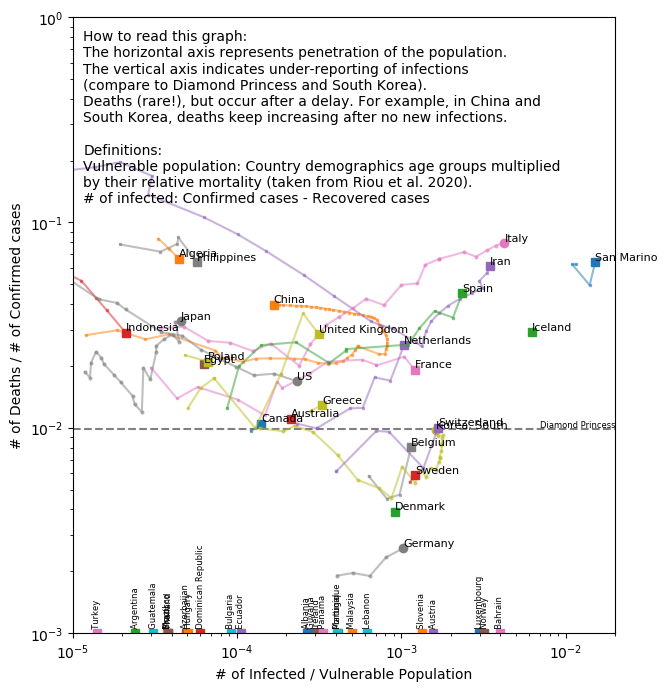

The Python source for this figure:
import numpy as np
import matplotlib.pyplot as plt
import pandas
import os
from datetime import datetime, timedelta
from adjustText import adjust_text
from numpy import log, exp
import urllib
import locale

locale.setlocale(locale.LC_ALL, "en_US.utf8")

print("loading COVID-19 data...")
f1 = 'time_series_covid19_confirmed_global.csv'
f2 = 'time_series_covid19_deaths_global.csv'
#f3 = 'time_series_19-covid-Recovered.csv'
d1 = pandas.read_csv(f1)
d2 = pandas.read_csv(f2)
#d3 = pandas.read_csv(f3)
d1 = d1.groupby('Country/Region').sum()
d2 = d2.groupby('Country/Region').sum()
#d3 = d3.groupby('Country/Region').sum()

country_name_replacement = {
	"United Arab Emirates": "",
	"Venezuela":"Venezuela (Bolivarian Republic of)",
	"United Kingdom":'United Kingdom of Great Britain and Northern Ireland', 
	"US":'United States of America',
	"Vietnam":'Viet Nam',
	"Brunei": 'Brunei Darussalam',
	"Bolivia": 'Bolivia (Plurinational State of)',
	'Curacao': 'Curaçao',
	'Iran':'Iran (Islamic Republic of)',
	'Russia': 'Russian Federation',
	'Korea, South': 'Republic of Korea',
}
country_briefname_replacement = {
	'Iran (Islamic Republic of)':'Iran',
	'United Kingdom':'UK',
	'Korea, South': 'South Korea',
	'Republic of Korea': 'South Korea',
}
country_stringency_replacement = {
	"US":'United States',
}

agegroups = [
 ['0 - 4', '5 - 9', '10 - 14',  '15 - 19'],
 ['20 - 24', '25 - 29'],
 ['30 - 34',  '35 - 39'],
 ['40 - 44',  '45 - 49'],
 ['50 - 54',  '55 - 59'],
 ['60 - 64',  '65 - 69'],
 ['70 - 74',  '75 - 79'],
 ['80 - 84', '85 - 89', '90 - 94', '95 - 99', '100 - 104', '105 - 109', '110 +'],
]
agegroups_age = np.array([20, 30, 40, 50, 60, 70, 80, 80])

# approximation to Riou+20 paper
agegroups_mortality = 0.4 * (np.exp(-((80. - agegroups_age) / 15)**1.6))

"""
plt.plot(agegroups_age, agegroups_mortality)
plt.xlabel('Age group')
plt.ylabel('Mortality')
plt.savefig('agegroups_mortality.png', bbox_inches='tight')
plt.close()
"""

print("loading population data...")
pop = pandas.concat([
	pandas.read_csv('UNdata/UNdata_Export_20200316_150200133.csv.gz'),
	pandas.read_csv('UNdata/UNdata_Export_20200316_150838749.csv.gz'),
	pandas.read_csv('UNdata/UNdata_Export_20200316_151648629.csv.gz'),
	pandas.read_csv('UNdata/UNdata_Export_20200316_152402097.csv.gz'),
	])

beds = pandas.read_csv('UNdata/UNdata_Export_hospitalbeds.csv')

stringency = pandas.read_csv('stringency.csv')

prop_cycle = plt.rcParams['axes.prop_cycle']
colors = prop_cycle.by_key()['color'] * 100

marked_countries = ['Japan', 'China', 'South Korea', 'US', 'Iran', 'Italy', 'Spain', 'France', 'UK', 'Germany']
#marked_countries = ['US', 'Germany', 'Japan', 'Italy', 'Korea, South', 'Iran']
#marked_countries_colors = {'US':'red', 'Japan':'brown', 'Italy':'green', 
#	'Korea, South':'black', 'Iran':'blue', 'France':'lime', 'China':'pink',
#	'Spain':''}
marked_countries_colors = {c:colors.pop(0) for c in marked_countries}

#print("countries:", sorted(set(pop["Country or Area"])))

a = plt.figure(figsize=(6, 7))
ax = a.gca()
b = plt.figure(figsize=(6, 7))
bx = b.gca()
c = plt.figure(figsize=(6, 10))
cx = c.gca()
s = plt.figure(figsize=(10, 10))
sx = s.gca()

use_all_countries = os.environ.get('COUNTRIES', 'all') == 'all'
atexts = []
btexts = []
ctexts = []
stexts = []
capacities = []
predictions = []
#min_dead = 4
min_series = 10
min_series = 7

dates = [datetime.strptime(c, "%m/%d/%y").date() for c in d1.columns[2:]]

print("per-country extraction:")
print()
print("%20s %4s %6s %14s %s" % ("Country", "Beds", "Deaths", "Population", "Vulnerable fraction"))
#for rows1, rows2 in zip(open(f1), open(f2)):
for (i, row1), (_, row2) in zip(d1.iterrows(), d2.iterrows()):
	
	# get date strings
	timeseries_dates = row1.index[2:]
	
	timeseries_reported = np.array(row1[2:], dtype=int)
	timeseries_dead = np.array(row2[2:], dtype=int)
	#timeseries_recovered = np.array(row3[2:], dtype=int)
	
	# assume that old reported cases have recovered after 14 days
	#   subtract dead, as they obviously did not recover
	timeseries_recovered = timeseries_reported * 0 + timeseries_reported[-14] - timeseries_dead[-1]
	timeseries_recovered[14:] = timeseries_reported[:-14] - timeseries_dead[14:]
	timeseries_recovered[timeseries_recovered < 0] = 0
	
	delta_dead = timeseries_dead[7:] - timeseries_dead[:-7]
	total_dead = timeseries_dead[7:]
	delta_reported = timeseries_reported[7:] - timeseries_reported[:-7]
	total_reported = timeseries_reported[7:]
	
	country = row1.name
	pop_country = pop[pop["Country or Area"] == country_name_replacement.get(row1.name, row1.name)]
	if len(pop_country) == 0: # or pop_country.Year.dtype.char == 'O':
		print("skipping", country, "no population data")
		continue
	beds_country = beds[beds["Country or Area"] == country_name_replacement.get(row1.name, row1.name)]
	year = pandas.to_numeric(beds_country["Year(s)"])
	# from "number of beds per 10000 people" compute "number of beds per person":
	beds_recent = np.array(beds_country.Value[year == year.max()]) / 10000
	if len(beds_recent) == 0:
		beds_recent = 0
		#print("skipping", country, "no bed data")
		continue
	else:
		beds_recent = beds_recent[0]

	#if country not in ['US', 'Germany', 'Japan', 'Italy', 'Korea, South']:
	#	continue
	country_brief = country_briefname_replacement.get(country, country)
	
	year = pandas.to_numeric(pop_country.Year)
	country_recent = pop_country[year == year.max()]
	# total number of people in each age group
	num_people = [country_recent[country_recent.Age.isin(ages)].Value.sum()
		for ages in agegroups]
	# corrected for vulnerability
	vulnerable_number = np.array(num_people) * agegroups_mortality
	# number of hospital beds available in the country
	beds_total = beds_recent * sum(num_people)
	# corrected for vulnerability of the population
	capacity = beds_total * sum(vulnerable_number) / sum(num_people)

	# look up stringency time series
	stringency_country = stringency[stringency.CountryName == row1.name]
	for translator in country_stringency_replacement, country_name_replacement, country_briefname_replacement:
		if len(stringency_country) == 0:
			stringency_country = stringency[stringency.CountryName == translator.get(row1.name, row1.name)]
	
	has_stringency_data = len(stringency_country) > 0
	if has_stringency_data:
		#print(i, "mdystr:", mdystr)
		timeseries_stringency = []
		for v in timeseries_dates:
			mask = np.array([v == '%d/%d/%d' % ((d//100)%100, d%100, (d//10000 % 100)) for d in stringency_country.Date])
			#print(stringency_country.Date[mask], v)
			if mask.sum() == 1:
				timeseries_stringency.append(stringency_country.StringencyIndex[mask].iloc[0])
			else:
				timeseries_stringency.append(np.nan)
			
		timeseries_stringency = np.array(timeseries_stringency)
		if not np.isfinite(timeseries_stringency).any():
			print("  no valid stringency data for %s" % i)
	else:
		print("  no stringency data for %s" % i)
	
	print("%20s %6d %6d %14d %.2f%%" % (country, beds_recent * 100000, max(timeseries_dead), 
		sum(num_people), sum(vulnerable_number) * 100 / sum(num_people)))
	#print("%20s %9d" % (country, beds_recent * sum(vulnerable_number)))
	#capacities.append("| %20s | %9d |" % (country, beds_recent * sum(vulnerable_number)))
	
	if beds_recent > 0 and sum(vulnerable_number) > 100000:
		capacities.append(((timeseries_reported - timeseries_recovered)[-1] / capacity, country_brief, capacity))
		
		if country_brief in marked_countries_colors or use_all_countries:
			plt.figure()
			plt.title(country)
			smoothed_new_cases = scipy.signal.convolve(timeseries_reported[1:] - timeseries_reported[:-1], np.ones(21))
			
			plt.plot(timeseries_reported - timeseries_recovered, 'o-')
			lo, hi = 0, len(timeseries_reported) + 21
			x = np.arange(len(timeseries_reported) - 7, hi)
			with np.errstate(invalid='ignore'):
				logy_data = log(timeseries_reported - timeseries_recovered + 0.01)
			i0 = len(timeseries_reported) - 1
			x0 = i0
			logy0 = logy_data[i0]
			
			logload = logy_data[-4:][::-1]
			
			if (timeseries_reported - timeseries_recovered >= capacity).any():
				# already passed limit once
				xmid = np.where(timeseries_reported - timeseries_recovered >= capacity)[0].min()
				predictions.append((xmid, xmid, xmid, country_brief))
			elif (logload > 0).all():
				plt.text(x0, exp(logy0), dates[-1], ha='right', va='bottom')
				logloadmid = -np.median(logload[1:] - logload[:-1])
				logloadmax = -np.max(logload[1:] - logload[:-1])
				logloadmin = -np.min(logload[1:] - logload[:-1])
				#logloadmid, logloadmax, logloadmin = 0, 0, 0
				plt.plot(x, exp(logy0 + (x - x0) * logloadmid), '--', alpha=0.5, color='gray')
				plt.plot(x, exp(logy0 + (x - x0) * logloadmin), ':', alpha=0.5, color='gray')
				plt.plot(x, exp(logy0 + (x - x0) * logloadmax), ':', alpha=0.5, color='gray')
				if exp(logy0) < capacity:
					maskmid = exp(logy0 + (x - x0) * logloadmid) > capacity
					maskmin = exp(logy0 + (x - x0) * logloadmin) > capacity
					maskmax = exp(logy0 + (x - x0) * logloadmax) > capacity
					xmid = x[maskmid].min() if maskmid.any() else hi
					xmin = x[maskmin].min() if maskmin.any() else hi
					xmax = x[maskmax].min() if maskmax.any() else hi
				
					plt.vlines(xmid, 1, capacity, color='gray', alpha=0.2)
					plt.vlines(xmin, 1, capacity, color='gray', alpha=0.2)
					plt.vlines(xmax, 1, capacity, color='gray', alpha=0.2)
					predictions.append((xmid, xmin, xmax, country_brief))
			
			plt.hlines(capacity, 0, hi)
			plt.text(0, capacity, '  Health care system capacity', 
				ha='left', va='bottom', size=8)
			plt.ylim(1, capacity * 20)
			plt.xlim(0, None)
			plt.ylabel("Number of infected - recovered")
			plt.xlabel("Days since %s" % (dates[0]).strftime('%Y-%m-%d'))
			plt.yscale('log')
			plt.savefig('results/%s.png' % country_brief)
			plt.close()
	
	if country_brief in marked_countries_colors:
		color = marked_countries_colors[country_brief]
	else:
		if not use_all_countries: 
			continue
		color = colors.pop(0)
	
	# for small countries, require a higher number of dead, 
	# otherwise the estimates are all over the place
	min_dead = max(4,  1 * 2 * 100000 / sum(vulnerable_number))
	
	if timeseries_dead.max() < min_dead:
		#print("skipping", country, "not enough dead", timeseries_dead.max(), 1 * 2 * 100000 / sum(vulnerable_number))
		continue
	
	timeseries_cases = timeseries_reported - timeseries_recovered
	
	mask = np.logical_and(timeseries_dead >= min_dead, timeseries_cases > 0)
	if not mask.any():
		#print("skipping", country, "not enough dead", timeseries_dead.max())
		pass
	
	#mask = np.logical_and(timeseries_dead >= 3, timeseries_reported / vulnerable_number.sum() > 1e-5)
	x = timeseries_cases[mask] / vulnerable_number.sum()
	y = timeseries_dead[mask] / timeseries_reported[mask]
	if not (x>0).all() or not (y>0).all():
		print("POTENTIAL DATA ISSUE:", x, y)
	marker = 'o-' if country_brief in marked_countries else 's-'
	size = 8 if mask.sum() > min_series else 4
	if mask.any():
		l, = ax.plot(x[-1], y[-1], marker, ms=size, color=color)
		atexts.append(ax.text(x[-1], y[-1], country_brief, va='bottom', ha='left', size=8))
		if mask.sum() > 10 or country_brief in marked_countries:
			ax.plot(x, y, marker, ms=2, label=country_brief, alpha=0.2, color=color)
	
	elif timeseries_cases[-1] / vulnerable_number.sum() > 1e-5:
		ax.plot(timeseries_cases[-1] / vulnerable_number.sum(), 1e-3,
			marker, color=color, ms=2)
		ax.text(timeseries_cases[-1] / vulnerable_number.sum(), 1e-3,
			'  ' + country_brief, va='bottom', ha='center', size=6, rotation=90)

	x = timeseries_cases[mask] / capacity
	y = timeseries_dead[mask] / timeseries_reported[mask]
	if mask.any():
		l, = bx.plot(x[-1], y[-1], marker, ms=size, color=color)
		btexts.append(bx.text(x[-1], y[-1], country_brief, va='bottom', ha='left', size=8))
		if mask.sum() > min_series or country_brief in marked_countries:
			bx.plot(x, y, marker, ms=2, label=country_brief, alpha=0.2, color=l.get_color())
	
	else:
		bx.plot(timeseries_cases[-1] / capacity, 1e-3,
			marker, color=color, ms=2)
		bx.text(timeseries_cases[-1] / capacity, 1e-3,
			'  ' + country_brief, va='bottom', ha='center', size=6, rotation=90)

	mask = np.logical_and(total_dead >= min_dead, delta_dead < total_dead)
	y = total_dead[mask] / vulnerable_number.sum()
	x = delta_dead[mask] / total_dead[mask]
	y = total_reported[mask] / vulnerable_number.sum()
	x = delta_reported[mask] / total_reported[mask]
	marker = 'o-' if country_brief in marked_countries else 's-'
	if mask.any():
		l, = cx.plot(x[-1], y[-1], marker, ms=size, color=color)
		ctexts.append(cx.text(x[-1], y[-1], country_brief, size=8 if country_brief in marked_countries else 6))
		cx.plot(x, y, '-', ms=2, label=country_brief, alpha=0.2, color=color)

	if has_stringency_data and total_reported[-14] > 1000 and timeseries_dead[-1] > 0:
		#mask = timeseries_dead > 0
		#timeseries_dead_running = timeseries_dead.copy()
		#timeseries_dead_running[7:] -= timeseries_dead_running[:-7]
		x = timeseries_dead[14:]
		y = timeseries_stringency[:-14]
		marker = 'o-' if country_brief in marked_countries else 's--'
		if mask.any():
			l, = sx.plot(x[-1], y[-1], marker, ms=size, color=color)
			stexts.append(sx.text(x[-1], y[-1], country_brief, 
				size=8 if country_brief in marked_countries else 6))
			sx.plot(x, y, '-' if country_brief in marked_countries else '--', 
				ms=2, label=country_brief, alpha=0.5, color=color)


with open("results/capacities.rst", 'w') as f:
	f.write("""
=============================
Health care system capacities
=============================

Here, the number of infected a country can handle is listed.
This is number of vulnerable people multiplied by the number of 
available hospital beds per person. 
Data comes from UN data compilations (age demographics and hospital bed data). 
The number of vulnerable people is computed based on published mortality factors for age groups (Riou+2020).

How to read this
-----------------

*To find out how stressed the health system of a country is*:

Compare the capacity with the current status, by subtracting the number infected by the number recovered.

Top stressed countries
-----------------------


==================  ===========
 Country             Capacity 
==================  ===========
""")
	for stress, country, capacity in sorted(capacities, reverse=True):
		if capacity > 100 and stress > 0.3:
			f.write("%-15s   %10d\n" % (country, capacity))
	f.write("==================  ===========\n\n")

	f.write("""

Alphabetical
-----------------------

All countries.

Here I also crudely predict when the health system will become insufficient. 
This extrapolated from the day-to-day doubling times from the last 4 days.

==================  ===========  ======================   ======
 Country             Capacity     Predicted Exhaustion     Fit
==================  ===========  ======================   ======
""")
	for stress, country, capacity in capacities:
		pred_country = [(xmid, xmin, xmax) for xmid, xmin, xmax, country_brief in predictions if country == country_brief]
		if len(pred_country) > 0:
			(xmid, xmin, xmax) = pred_country[0]
			if xmid > 0 and xmid < hi:
				f.write("%-15s   %10d      %s - %s          `Trend <%s>`_\n" % (
					country[:15], capacity, 
					(dates[0] + timedelta(days=int(xmin))).strftime("%b %d"),
					(dates[0] + timedelta(days=int(xmax))).strftime("%b %d"),
					'https://raw.githubusercontent.com/JohannesBuchner/COVID-19-analysis/master/results/' + urllib.parse.quote('%s.png' % country),
					))
			else:
				f.write("%-15s   %10d      \n" % (country[:15], capacity))
		else:
			f.write("%-15s   %10d      \n" % (country[:15], capacity))
	f.write("""==================  ===========  ======================   ======

Visualisation
--------------

Error bars indicate the crude range (under aforementioned simple extrapolation)
when the health system resources will be exhausted.

.. image:: https://raw.githubusercontent.com/JohannesBuchner/COVID-19-analysis/master/results/predictions.png


""")

print("plotting ratio ...")
plt.sca(ax)
ax.text(0.02, 1.0, """How to read this graph:
The horizontal axis represents penetration of the population.
The vertical axis indicates under-reporting of infections
(compare to Diamond Princess and South Korea).
Deaths (rare!) occur after a delay. For example, in China and 
South Korea, deaths keep increasing after no new infections.

Definitions:
Vulnerable population = Country demographic age groups multiplied 
by their relative mortality (taken from Riou et al. 2020).
# of infected = confirmed cases - recovered cases
""", va='bottom', ha='left', transform=ax.transAxes, size=10)

ax.text(0.98, 0.98, "@JohannesBuchner (%s)" % datetime.now().strftime("%Y-%m-%d"), va='top', ha='right',
	transform=ax.transAxes, size=8, color="gray")

plt.xlabel('# of Infected / Vulnerable Population')
plt.ylabel('# of Deaths / # of Confirmed cases')
plt.xscale('log')
plt.yscale('log')
ax.tick_params(axis='both', direction='inout', which='both', 
	bottom=True, top=True, left=True, right=True,)
plt.xticks([1e-4, 1e-3, 1e-2], ['0.01%', '0.1%', '1%'])
plt.yticks([1e-3, 1e-2, 1e-1, 1], ['0.1%', '1%', '10%', '100%'])
plt.hlines(7/712, 1e-5, 2e-2, linestyles=['--'], color='gray')
plt.text(2e-2, 7/712, 'Diamond Princess', ha='right', va='bottom', size=6)
plt.ylim(1e-3, 0.2)
plt.xlim(1e-5, 2e-2)
#ax.update_datalim(list(zip(plt.xlim(), plt.ylim())))
#adjust_text(atexts)
#plt.legend(loc='best', ncol=3, prop=dict(size=8))
if use_all_countries:
	plt.savefig('results/ratio.pdf', bbox_inches='tight')
	plt.savefig('results/ratio.png', bbox_inches='tight', dpi=120)
else:
	plt.savefig('results/ratio_some.pdf', bbox_inches='tight')
	plt.savefig('results/ratio_some.png', bbox_inches='tight', dpi=120)
plt.close()

#plt.plot([1e-6, 1e-3], [5e-6/1e-6, 5e-6/1e-3], ':', color='gray', alpha=0.5)

print("plotting beds ...")
plt.sca(bx)
bx.text(0.98, 0.98, "@JohannesBuchner (%s)" % datetime.now().strftime("%Y-%m-%d"), va='top', ha='right',
	transform=bx.transAxes, size=8, color="gray")

bx.text(0.02, 1.0, """How to read this graph:
The horizontal axis represents stress on the health care system.
The vertical axis indicates under-reporting of infections
(compare to Diamond Princess and South Korea).
Deaths (rare!) occur after a delay. For example, in China and 
South Korea, deaths keep increasing after no new infections.

Definitions:
Vulnerable population = Country demographic age groups multiplied 
by their relative mortality (taken from Riou et al. 2020).
# of infected = confirmed cases - recovered cases
""", va='bottom', ha='left', transform=bx.transAxes, size=10)
plt.xlabel("# of Infected / Vulnerable Population / # hospital beds per person")
plt.ylabel('# of Deaths / # of Confirmed cases')
plt.xscale('log')
plt.yscale('log')
bx.tick_params(axis='both', direction='inout', which='both', 
	bottom=True, top=True, left=True, right=True,)
	#labelbottom=True, labeltop=True, labelleft=True, labelright=True)
plt.xticks([1e-2, 1e-1, 1], ['1%', '10%', '100%'])
plt.yticks([1e-3, 1e-2, 1e-1, 1], ['0.1%', '1%', '10%', '100%'])
plt.hlines(7/712, 1e-3, 8, linestyles=['--'], color='gray')
plt.text(8, 7/712, 'Diamond Princess', ha='right', va='bottom', size=6)
plt.ylim(1e-3, 0.2)
plt.xlim(1e-3, 8)
bx.fill_between([1.0, 8], [1e-3, 1e-3], [0.2, 0.2], color='yellow', alpha=0.05)
bx.fill_between([1.2, 8], [1e-3, 1e-3], [0.2, 0.2], color='yellow', alpha=0.05)
bx.fill_between([1.2**2, 8], [1e-3, 1e-3], [0.2, 0.2], color='yellow', alpha=0.05)
adjust_text(btexts)
#plt.legend(loc='best', ncol=3, prop=dict(size=8))
if use_all_countries:
	plt.savefig('results/ratio_beds.pdf', bbox_inches='tight')
	plt.savefig('results/ratio_beds.png', bbox_inches='tight', dpi=120)
else:
	plt.savefig('results/ratio_beds_some.pdf', bbox_inches='tight')
	plt.savefig('results/ratio_beds_some.png', bbox_inches='tight', dpi=120)
plt.close()




print("plotting expo ...")
plt.sca(cx)
cx.text(0.02, 0.98, "@JohannesBuchner (%s)" % datetime.now().strftime("%Y-%m-%d"), 
	va='top', ha='left', transform=cx.transAxes, size=8, color="gray")

plt.ylabel("Fraction deceased per vulnerable person")
plt.xlabel('Fraction deceased in the last 7 days')
plt.yscale('log')
cx.tick_params(axis='both', direction='inout', which='both', 
	bottom=True, top=True, left=True, right=True,)
	#labelbottom=True, labeltop=True, labelleft=True, labelright=True)
#plt.ylim(2e-7, 2e-3)
adjust_text(ctexts)
if use_all_countries:
	plt.savefig('results/ratio_expo.pdf', bbox_inches='tight')
	plt.savefig('results/ratio_expo.png', bbox_inches='tight', dpi=120)
else:
	plt.savefig('results/ratio_expo_some.pdf', bbox_inches='tight')
	plt.savefig('results/ratio_expo_some.png', bbox_inches='tight', dpi=120)
plt.close()



print("plotting stringency ...")
plt.sca(sx)
sx.text(0.02, 0.98, "@JohannesBuchner (%s)" % datetime.now().strftime("%Y-%m-%d"), 
	va='top', ha='left', transform=sx.transAxes, size=8, color="gray")

plt.xlabel("Number deceased")
plt.ylabel('Stringency Index of Measures 14 days earlier')
plt.xscale('log')
sx.tick_params(axis='both', direction='inout', which='both', 
	bottom=True, top=True, left=True, right=True,)
	#labelbottom=True, labeltop=True, labelleft=True, labelright=True)
#plt.ylim(2e-7, 2e-3)
#plt.xlim(1e-6, 0.8e-2)
adjust_text(stexts)
plt.legend(loc='best', prop=dict(size=8))
if use_all_countries:
	plt.savefig('results/ratio_stringency.pdf', bbox_inches='tight')
	plt.savefig('results/ratio_stringency.png', bbox_inches='tight', dpi=120)
else:
	plt.savefig('results/ratio_stringency_some.pdf', bbox_inches='tight')
	plt.savefig('results/ratio_stringency_some.png', bbox_inches='tight', dpi=120)
plt.close()



print("plotting predictions ...")
fig = plt.figure(figsize=(8, 13))
ax = plt.gca()
#fig.patch.set_visible(False)
#ax.axis('off')
ax.spines['right'].set_visible(False)
#ax.spines['top'].set_visible(False)
ax.spines['left'].set_visible(False)
ax.spines['bottom'].set_visible(False)

i = 0
now = len(timeseries_reported)
countries = []
for xmid, xmin, xmax, country_brief in sorted(predictions, reverse=True):
	if xmid < hi:
		countries.append(country_brief.replace(' and ', '&').replace('Republic', 'Rep.'))
		#dates[-1].date() + (xmid - len(timeseries_reported)):
		plt.errorbar(y=i, x=xmid, xerr=[[xmid-xmin], [xmax-xmid]], 
			color='k' if xmid > now else 'r',
			capsize=4, marker='o', mfc=None)
		if xmid > now:
			plt.text(xmin, i, country_brief + '   ', ha='right', va='center')
		else:
			plt.text(xmin, i, '   ' + country_brief, ha='left', va='center')
		i += 1
ax.xaxis.tick_top()
ax.xaxis.set_label_position('top') 
plt.title("Prediction: when healthcare system limit is reached")
plt.text(0, -0.02, """A person you infect today may need a hospital bed in 10-14 days. 
But the hospitals may be crowded then. $\\rightarrow$ Delay the spread _now_.""", va='top',
	transform=ax.transAxes)
#plt.xlim(now, hi)
plt.ylim(-0.5, i - 0.5)
plt.vlines(now, -0.5, i - 0.5, color='gray', alpha=0.2)
plt.vlines(now + 7, -0.5, i - 0.5, color='gray', alpha=0.2)
plt.vlines(now + 14, -0.5, i - 0.5, color='gray', alpha=0.2)
#plt.yticks(range(len(countries)), countries)
plt.yticks([])

lo, _ = plt.xlim()
xticks = np.arange(lo-1, hi)
plt.xlim(lo-1, hi)
plt.xticks(xticks, [(dates[0] + timedelta(days=i)).strftime("%b %d") for i in xticks], rotation=90)
#plt.xticks(np.arange(now, hi), np.arange(hi - now))
#plt.text(-0, 1.01, "%s+X days:" % dates[-1], va='bottom', ha='left',
#	transform=ax.transAxes)
#plt.xticks([now, now+1, now+2, now+3, now+4, now+5, now+6, now+7, now+14, hi], [0, 1, 2, 3, 4, 5, 6, 7, '14', '+%d days' % (hi-now)])
#plt.xlabel("Day after %s" % dates[-1])
if use_all_countries:
	plt.savefig('results/predictions.pdf', bbox_inches='tight')
	plt.savefig('results/predictions.png', bbox_inches='tight', dpi=120)
else:
	plt.savefig('results/predictions_some.pdf', bbox_inches='tight')
	plt.savefig('results/predictions_some.png', bbox_inches='tight', dpi=120)

plt.close()
